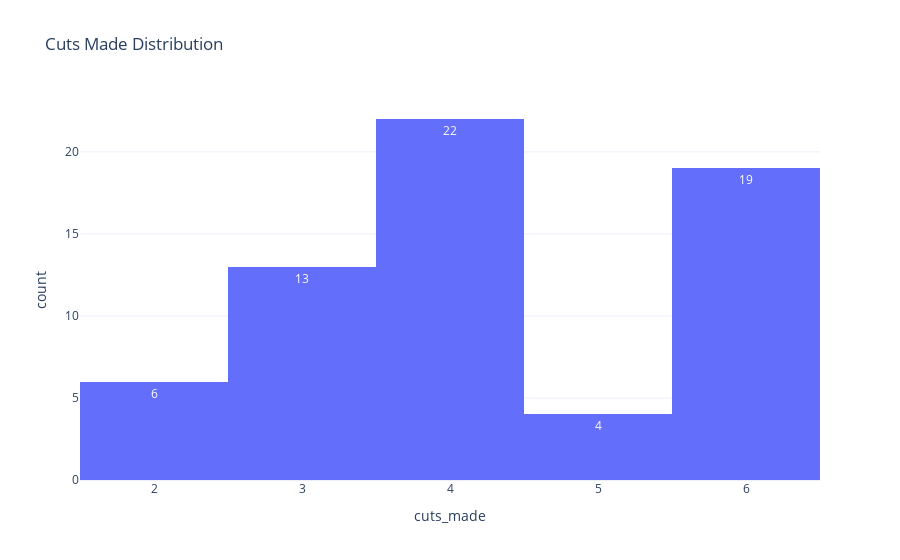

Notebook code for this chart:
### Code cell
# cuts made histogram

px.histogram(df,
            x='cuts_made',
            text_auto=True,
            title='Cuts Made Distribution',
            template='plotly_white')

### Figure 1 — Plotly figure (JSON) as saved in the notebook; plotly's stock layout.template omitted (floating-point values rounded to 4 significant figures)
{"data": [{"alignmentgroup": "True", "bingroup": "x", "hovertemplate": "cuts_made=%{x}<br>count=%{y}<extra></extra>", "legendgroup": "", "marker": {"color": "#636efa", "pattern": {"shape": ""}}, "name": "", "offsetgroup": "", "orientation": "v", "showlegend": false, "texttemplate": "%{value}", "type": "histogram", "x": [2, 6, 3, 4, 4, 6, 4, 6, 2, 3, 3, 4, 4, 5, 4, 4, 2, 5, 4, 3, 3, 4, 6, 5, 6, 6, 6, 6, 6, 6, 6, 6, 2, 3, 4, 4, 6, 6, 4, 6, 4, 6, 4, 4, 4, 4, 6, 4, 2, 3, 4, 3, 3, 5, 4, 3, 6, 4, 6, 4, 3, 3, 3, 2], "xaxis": "x", "yaxis": "y"}], "layout": {"barmode": "relative", "legend": {"tracegroupgap": 0}, "title": {"text": "Cuts Made Distribution"}, "xaxis": {"anchor": "y", "domain": [0, 1], "title": {"text": "cuts_made"}}, "yaxis": {"anchor": "x", "domain": [0, 1], "title": {"text": "count"}}}}
